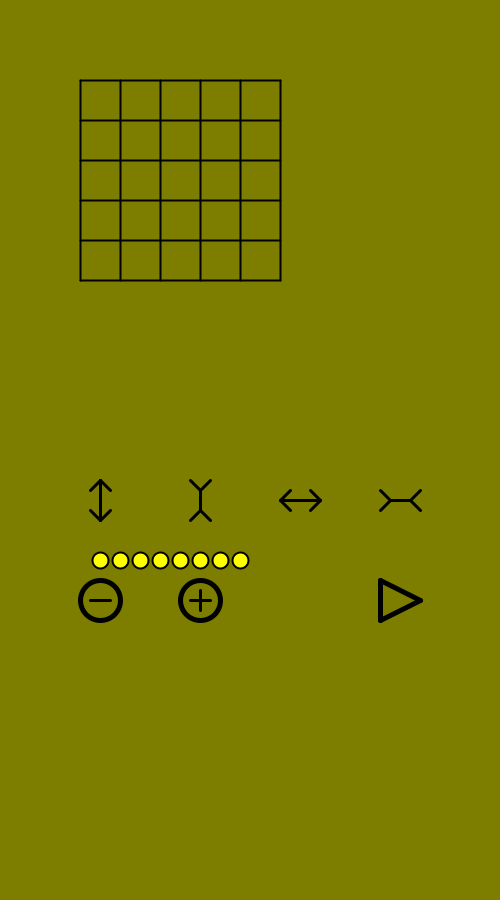
Frame 1 (no input)
Frame 60 (the mouse pressed at the canvas centre just before this capture): identical to frame 1, image omitted
Frame 120 (the mouse held since frame 60 and released just before this capture): identical to frame 1, image omitted

The Processing sketch that drew this single still picture (run headless with seeded random() and noise(); from frame 60 on, the mouse is pressed at the canvas centre):

// Processing sketch: processing_183713
// ── processing_183713.pde

// AUTO_TSUMEGO_YOSE 

int TATE = 6 ;
int YOKO = 6 ;

int PHASE = 1 ;

int X = 0 ; int Y = 0 ;
int RND = 0 ;

int [][] KYM = new int[30000][361] ;
int [] NKYM = new int[30000] ;
long T = 0 ;
int N = 0 ;
int Nmax = 0 ;
int [] D = new int [30000] ;
int [] B = new int [30000] ;
int [] R = new int [30000] ;
int Rmax = TATE * YOKO ;
int [] NBW = new int[30000] ;
int KCOL = 0 ;
int IDOU = 0 ;
int Kcancel = 0 ;
int I = 0 ; int II = 0 ; int III = 0 ; int IIII = 0 ;
int [][] Z = new int [30000][361] ; 
int Zmax = 0 ; int Zmin = 0 ;
int ZT = 0 ; int ZF = 0 ; int ZZ = 0 ;
int ZZZ = 0 ;
int WSTN = 0 ;
int BSTN = 0 ;
int EPTN = 0 ;
int EPTmax = 8 ;
int KOU = 0 ;
int GP = 0 ;
int DR = 0 ;
int GI = 0 ;
int Q = 0 ;
int [] PASSED = new int [30000] ;

float CLX = 0 ;
float CLY = 0 ;
float CLN = 0 ;

int [] TJNB = new int [30000] ; 
int TJNBmax = 0 ;
int [] TJNW = new int [30000] ; 
int TJNWmax = 0 ;
int [][] F = new int [30000][360] ;
int maxI = 0 ; int minI = 0 ;
int DAILY = 0 ;


void setup(){
  
  size (500,900) ;
  strokeWeight( 2 ) ;
   for ( II = 0 ; II < 361 ; II++ ) {
     Z[0][II] = 9 ;
     PASSED[II] = 0 ;
     }
  
} // setup()

void draw(){
  
  
 
  
  if ( PHASE == 6 ){
    
    ANS() ;
    
    if ( mousePressed == true ){
      RESET() ;
    }
    
  } //PHASE == 6 
  
  
  
  if ( PHASE == 5 ){
    
    if ( mousePressed == true ){
      PHASE = 6 ;
      N = 0 ; II = 1 ; IIII = 0 ;
      T = millis() ;
    }
    
  } // PHASE == 5
  
  
  
  if ( PHASE == 4 ){
    
    
      GOBANdraw() ;
      TEJUNfind() ;
      PHASE = 5 ;
      DAILYcount() ;
      
   
  
  } // PHASE == 4
  
 
  if ( PHASE == 3 ){
    
    for ( Q = 0 ; Q < 10000 ; Q++ ){
    
     
        
    if ( ( Nmax >= 29998 ) || ( D[N] > ( Rmax * 2 ) ) ){
      
      ZZZ = 0  ;
      RESET() ;
      //println( "TimeOut" ) ;
      
    }
    
        
    
    if ( R[N] < Rmax ){
      
      RtoXYI() ;
      
      if ( KYM[N][I] == 0 ){
        
         for ( II = 0 ; II < ( (YOKO+2)*(TATE+2) ) ; II++ ) {
           NKYM[II] = KYM[N][II] ;
           }

      NKYM[I] = NBW[N] ;

      if ( NBW[N] == 1 ) { 
        KCOL = 2 ;
      }
      if ( NBW[N] == 2 ) { 
        KCOL = 1 ;
      }

      IIII = 1 ;

      while ( IIII <= 4 ) {

        RtoXYI() ;
        
        if ( IIII == 1 ) { 
          III = I - (YOKO+2) ;
        }
        if ( IIII == 2 ) { 
          III = I - 1 ;
        }
        if ( IIII == 3 ) { 
          III = I + 1 ;
        }
        if ( IIII == 4 ) { 
          III = I + (YOKO+2) ;
        }          

        if ( ( NKYM[III] == KCOL ) ) {

          X = III ; 
          Y = 0 ;
          while ( X > ( (YOKO+2)-1) ) {
            X = X -  (YOKO+2) ;
            Y = Y + 1 ;
          }

          Kcancel = 0 ;
          KESUone() ;    
          KESUtwo() ;

          
        }

        IIII = IIII + 1 ;
      }/// IIII < 4 

      RtoXYI() ;
      
      if ( NBW[N] == 1 ) { 
        KCOL = 1 ;
      }
      if ( NBW[N] == 2 ) { 
        KCOL = 2 ;
      }


      III = I ;


      if ( ( NKYM[III] == KCOL ) ) {

        X = III ; 
        Y = 0 ;
        while ( X > ( (YOKO+2)-1) ) {
          X = X -  (YOKO+2) ;
          Y = Y + 1 ;
        }

        Kcancel = 0 ;
        KESUone() ; 
        KESUtwo() ;

    
      }


      RtoXYI() ;
     
      IDOU = 0 ; 

      if ( NKYM[I] == 0 ) {
        IDOU = 0 ;
      }
      else {
        IDOU = 1 ;
      }
   
      
      
        KOU = 1 ;       
        KOUcheck() ;

        if (  KOU == 1  ) {
          IDOU = 0 ;
        }
        
       RtoXYI() ; 
       if ( ( X < 3 ) || ( X > (YOKO-2) ) ){
         IDOU = 0 ;
       }
            
      
      if ( IDOU == 1 ){
        
       NextStep() ;
        
      }else{ Z[N][R[N]] = 6 ; R[N] = R[N] + 1 ; } // IDOU == 1 or not
    
        
     }else{ Z[N][R[N]] = 6 ; R[N] = R[N] + 1 ; } // KYM[N][I] == 0 or not
      
     
           
    } // R[N] < Rmax
    
    if ( R[N] == Rmax ){
    
    for ( II = 0 ; II < ( (YOKO+2)*(TATE+2) ) ; II++ ) {
           NKYM[II] = KYM[N][II] ;
           }
    
    if ( N > 0 ) {      
      
    if (  PASSED[B[N]] == 0  ){
      
      PASSED[N] = 1 ;
      NextStep() ;
     
     }else{ 
      SCOREcount() ;
      R[N] = R[N] + 1 ;
     }
    }else{
      
      PASSED[N] = 0 ;
      NextStep() ;
      
    } // N > 0 or not
    
    } // R[N] == Rmax
    
    if ( R[N] > Rmax ) {
      
      Zcheck() ;
      R[N] = R[N] + 1 ;
      
      
    }
    
    if ( PHASE != 3 ){ Q = 1000000 ; }
    
    } // Q
    
    CLOCKdraw() ;
    
    if ( ( mousePressed == true ) ){ RESET() ; }
    
  } // PHASE == 3
  
 
  if ( PHASE == 2 ){
    
    RESET() ;
    RNDGOBAN() ; 
    N = 0 ;
   
      for ( II = 0 ; II < ( (YOKO+2)*(TATE+2) ) ; II++ ) {
           KYM[N][II] = NKYM[II] ;
        }
   
   
    PHASE = 3 ;
   
    NBW[0] = 1 ;
    Rmax = TATE * YOKO ;
            
    
    
    EPTNcount() ;
    
    if ( EPTN > EPTmax ) { PHASE = 2 ; }
    
   

       
  } // PHASE == 2
   
  
  
  
  if ( PHASE == 1 ){
    
    GOBANset() ;
          
  } // PHASE == 1
  
  mousePressed = false ;
    
  
} // draw()


void GOBANset(){
  
  
    if ( GP == 0 ){ 
      
    for ( I = 0 ; I < ( 19 * 19 ) ; I++ ){
      
      NKYM[I] = 0 ;
      
    }
     
      
    X = 0 ; 
    Y = 0 ; 
    N = 0 ;
   

    for ( X = 0 ; X < (YOKO+2) ; X++) {
      I = ( (YOKO+2) * Y ) + X ;
      NKYM [I] = 3 ;
    }

    X = 0 ; 
    Y = 0 ;

    for ( Y = 0 ; Y < (TATE+2) ; Y++) {
      I = ( (YOKO+2) * Y ) + X ;
      NKYM [I] = 3 ;
    }

    X = (YOKO+2)-1 ; 
    Y = 0 ;

    for ( Y = 0 ; Y < (TATE+2) ; Y++) {
      I = ( (YOKO+2) * Y ) + X ;
      NKYM [I] = 3 ;
    }

    X = 0 ; 
    Y = (TATE+2) - 1 ;

    for ( X = 0 ; X < (YOKO+2) ; X++) {
      I = ( (YOKO+2) * Y ) + X ;
      NKYM [I] = 3 ;
    }

  
    
    GP = 1 ;
    DR = 1 ;
    
   
    
    } // GP == 0 
    
     
    if ( mousePressed == true ){
      
    GI = 0 ;    
      
    
       
       if ( ( ( ( mouseX - 400 ) * ( mouseX - 400 ) ) < 400 ) && ( ( ( mouseY - 600 ) * ( mouseY - 600 ) ) < 400 ) ){
        
          PHASE = 2 ; 
        
       }  
       
       if ( ( ( ( mouseX - 100 ) * ( mouseX - 100 ) ) < 400 ) && ( ( ( mouseY - 500 ) * ( mouseY - 500 ) ) < 400 ) ){
        
          TATE = TATE + 1 ; 
          GP = 0 ;        

       }   
       
       if ( ( ( ( mouseX - 200 ) * ( mouseX - 200 ) ) < 400 ) && ( ( ( mouseY - 500 ) * ( mouseY - 500 ) ) < 400 ) ){
        
          TATE = TATE - 1 ; 
          GP = 0 ;        

       }   
       
       if ( ( ( ( mouseX - 300 ) * ( mouseX - 300 ) ) < 400 ) && ( ( ( mouseY - 500 ) * ( mouseY - 500 ) ) < 400 ) ){
        
          YOKO = YOKO + 1 ; 
          GP = 0 ;        

       }   
       
       if ( ( ( ( mouseX - 400 ) * ( mouseX - 400 ) ) < 400 ) && ( ( ( mouseY - 500 ) * ( mouseY - 500 ) ) < 400 ) ){
        
          YOKO = YOKO - 1 ; 
          GP = 0 ;        

       }   
       
       if ( ( ( ( mouseX - 100 ) * ( mouseX - 100 ) ) < 400 ) && ( ( ( mouseY - 600 ) * ( mouseY - 600 ) ) < 400 ) ){
        
          EPTmax = EPTmax - 1 ; 
          GP = 0 ;        

       }   
       
       if ( ( ( ( mouseX - 200 ) * ( mouseX - 200 ) ) < 400 ) && ( ( ( mouseY - 600 ) * ( mouseY - 600 ) ) < 400 ) ){
        
          EPTmax = EPTmax + 1 ; 
          GP = 0 ;        

       }   
       
       if ( YOKO < 6 ){ YOKO = 6 ; }
       if ( YOKO > 15 ){ YOKO = 15 ; }
       if ( TATE < 3 ){ TATE = 3 ; }
       if ( TATE > 9 ){ TATE = 9 ; }
       if ( EPTmax < 3 ){ EPTmax = 3 ; }
       if ( EPTmax > 15 ){ EPTmax = 15 ;}
       DR = 1 ;
       Rmax = TATE * YOKO ;

    } // mousePressed


    if ( DR == 1 ){
      
      background (125,125,0) ;

    X = 0 ; 
    Y = 0 ;

    for ( X = 1 ; X <= (YOKO) ; X++ ) {
      stroke(0, 0, 0);
      line ( 40 + (40*X), 80, 40 + (40*X), ( 40 * (TATE) ) + 40  ) ;
    }
    for ( Y = 1 ; Y <= (TATE) ; Y++ ) {
      line ( 80, 40 + (40*Y), 40 + ( 40 * (YOKO) ), 40 + (40*Y) ) ;
    }

 

   
    noFill() ;
    stroke(0,0,0) ;
    strokeWeight( 5 ) ; 
    line ( 380 , 580 , 420 , 600 ) ;
    line ( 420 , 600 , 380 , 620 ) ;
    line ( 380 , 620 , 380 , 580 ) ;
    ellipse ( 100 , 600 , 40 , 40 ) ;
    ellipse ( 200 , 600 , 40 , 40 ) ; 
    strokeWeight( 3 ) ;
    line ( 90 , 600 , 110 , 600 ) ;
    line ( 190 , 600 , 210 , 600 ) ;
    line ( 200 , 590 , 200 , 610 ) ;
    line ( 100 , 480 , 100 , 520 ) ;
    line ( 100 , 480 , 90 , 490 ) ;
    line ( 100 , 480 , 110 , 490 ) ;
    line ( 100 , 520 , 90 , 510 ) ;
    line ( 100 , 520 , 110 , 510 ) ;
    line ( 200 , 490 , 200 , 510 ) ;
    line ( 200 , 490 , 190 , 480 ) ;
    line ( 200 , 490 , 210 , 480 ) ;
    line ( 200 , 510 , 190 , 520 ) ;
    line ( 200 , 510 , 210 , 520 ) ;
    line ( 280 , 500 , 320 , 500 ) ;
    line ( 280 , 500 , 290 , 490 ) ;
    line ( 280 , 500 , 290 , 510 ) ;
    line ( 320 , 500 , 310 , 490 ) ;
    line ( 320 , 500 , 310 , 510 ) ;
    line ( 390 , 500 , 410 , 500 ) ;
    line ( 390 , 500 , 380 , 490 ) ;
    line ( 390 , 500 , 380 , 510 ) ;
    line ( 410 , 500 , 420 , 490 ) ;
    line ( 410 , 500 , 420 , 510 ) ;
    strokeWeight( 2 ) ;
    fill (255,255,0) ;
    for ( X = 100 ; X < ( 100 + ( 20 * EPTmax ) ) ; X = X + 20 ){
      ellipse( X , 560 , 16, 16 ) ;
    }
   
  
    DR = 0 ;  

    } // DR == 1

  
} // GOBANset()


void KESUone() {

  I = ( ( YOKO + 2 ) * Y ) + X ;
  NKYM[I] = KCOL + 3 ;

  X = X + 1 ;
  if ( ( X >= 0 ) && ( X < (YOKO+2) ) && ( Y >= 0 ) && ( Y < (TATE+2) ) ) {
    I = ( (YOKO + 2 ) * Y ) + X ;
    if ( NKYM[I] == KCOL ) {
      KESUone() ;
    }
    if ( NKYM[I] == 0 ) {
      Kcancel = 1 ;
    }
  }

  X = X - 1 ;
  Y = Y + 1 ;
  if ( ( X >= 0 ) && ( X < (YOKO+2) ) && ( Y >= 0 ) && ( Y < (TATE+2) ) ) {
    I = ( (YOKO + 2 ) * Y ) + X ;
    if ( NKYM[I] == KCOL ) {
      KESUone() ;
    }
    if ( NKYM[I] == 0 ) {
      Kcancel = 1 ;
    }
  }

  X = X - 1 ;
  Y = Y - 1 ;
  if ( ( X > 0 ) && ( X < (YOKO+2) ) && ( Y > 0 ) && ( Y < (TATE+2 ) ) ) {
    I = ( (YOKO + 2 ) * Y ) + X ;
    if ( NKYM[I] == KCOL ) {
      KESUone() ;
    }
    if ( NKYM[I] == 0 ) {
      Kcancel = 1 ;
    }
  }

  X = X + 1 ;
  Y = Y - 1 ;
  if ( ( X > 0 ) && ( X < (YOKO+2) ) && ( Y > 0 ) && ( Y < (TATE+2) ) ) {
    I = ( (YOKO + 2 ) * Y ) + X ;
    if ( NKYM[I] == KCOL ) {
      KESUone() ;
    }
    if ( NKYM[I] == 0 ) {
      Kcancel = 1 ;
    }
  }

  Y = Y + 1 ;
} // KESUone()


void KESUtwo(){
  
    for ( II = 0 ; II < ((TATE+2)*(YOKO+2)) ; II ++ ) {
          if ( NKYM[II] == KCOL+3 ) {
            if ( Kcancel == 0 ) {
              NKYM[II] = 0 ;
            }
            if ( Kcancel == 1 ) {
              NKYM[II] = KCOL ;
            }
          }
        }
        
} // KESUtwo()


void KOUcheck(){
  
   if (  D[N] > 0  ) {
     
       III = N ;
       while ( III > 0 ){
        
        KOU = 1 ; 
        for ( II = 0 ; II < ((TATE+2)*(YOKO+2) - 1 ) ; II ++ ) {

          if ( KYM[B[III]][II] != NKYM[II] ) {
            KOU = 0 ;
          }
        }
        
        if ( KOU == 1 ){ III = 0 ; }
        
        III = B[III] ;
        
       }
        
      }else {
        KOU = 0 ;
      }
     
} // KOUcheck()

void WSTNcount(){
  
  WSTN = 0 ;
    for ( I = 0 ; I < ( (TATE+2)*(YOKO+2) ) ; I++) {
      if ( KYM[N][I] == 2 ) {
        WSTN = WSTN + 1 ;
      }
    }
    
} // WSTNcount()


void BSTNcount(){
  
  BSTN = 0 ;
    for ( I = 0 ; I < ( (TATE+2)*(YOKO+2) ) ; I++) {
      if ( KYM[N][I] == 1 ) {
        BSTN = BSTN + 1 ;
      }
    }
    
} // BSTNcount()



void EPTNcount(){
  
  EPTN = 0 ;
    for ( I = 0 ; I < ( (TATE+2)*(YOKO+2) ) ; I++) {
      if ( KYM[N][I] == 0 ) {
        EPTN = EPTN + 1 ;
      }
    }
    
} // EPTNcount()


void Zcheck(){
  
  
  
  ZZ = 0 ; ZT = 0 ; ZF = 0 ;
  Zmax = 100 ; Zmin = 500 ;
  
  for ( III = 0 ; III <= Rmax ; III ++ ){
    
    if ( ( Z[N][III] > 100 ) && ( Z[N][III] < 500 ) ) {
            
            if ( Zmax < Z[N][III] ){ Zmax = Z[N][III] ; }
            if ( Zmin > Z[N][III] ){ Zmin = Z[N][III] ; }
      
          }
    if ( Z[N][III] == 9 ) {
            ZZ = 9 ;
          }
                    
    } // 0 < R < Rmax
  
  if ( ( NBW[N] == 1 ) && ( D[N] > 0 ) && ( ZZ != 9 ) ){
    
   Z[B[N]][R[B[N]]] = Zmax ;
   N = B[N] ;
   Zcheck() ;
  
  }
  
  if ( ( NBW[N] == 2 ) && ( D[N] > 0 ) && ( ZZ != 9 ) ){
    
   Z[B[N]][R[B[N]]] = Zmin ;
   N = B[N] ;
   Zcheck() ;
  
  }
 

 
 
  if (  ( N == 0 ) && ( ZZ != 9 ) ){
   
    
   ZZZ = 1 ;
   PHASE = 4 ;
  
  } 
  
 
  
} // Zcheck()



void NextStep(){
 
        B[Nmax+1] = N ;
        F[N][R[N]] = Nmax + 1 ;
        N = Nmax + 1 ;
        D[N] = D[B[N]] + 1 ;
        Nmax = Nmax + 1 ;
        PASSED[N] = 0 ;
        R[N] = 0 ;
  
        for ( II = 0 ; II < 360 ; II++ ) {
            Z[N][II] = 9 ;
        }
                
        for ( II = 0 ; II < ( (YOKO+2)*(TATE+2) ) ; II++ ) {
           KYM[N][II] = NKYM[II] ;
        }
        
               
        if ( NBW[B[N]] == 1 ){ NBW[N] = 2 ; }
        if ( NBW[B[N]] == 2 ){ NBW[N] = 1 ; } 
       
 
                 
} // NextStep() ;


void RESET(){
  
    for ( I = 0 ; I < 30000 ; I++ ){
    for ( II = 0 ; II < 360 ; II++ ) {
     Z[I][II] = 9 ;
     PASSED[II] = 0 ;
     TJNB[II] = 0 ;
     TJNW[II] = 0 ;
     
     }
     }
     
     R[0] = 0 ;
     Nmax = 0 ;
     NBW[0] = 1 ;
     
    PHASE = 2 ;
    N = 0 ;
    ZZZ = 0 ;
    //CLN = 0 ;
           
} // RESET()
  
  
void ANS(){
    

    stroke(125,125,0) ;
    fill(125,125,0) ;
    rect(0,380,500,530) ;
    stroke(0,0,0) ;
    
    
    X = 0 ; 
    Y = 0 ;

    for ( X = 1 ; X <= (YOKO) ; X++ ) {
      stroke(0, 0, 0);
      line ( 40 + (40*X), 400 + 80, 40 + (40*X), 400 + ( 40 * (TATE) ) + 40  ) ;
    }
    for ( Y = 1 ; Y <= (TATE) ; Y++ ) {
      line ( 80, 400 + 40 + (40*Y), 40 + ( 40 * (YOKO) ), 400 + 40 + (40*Y) ) ;
    }


    for ( I = 0 ; I < ( (TATE+2)*(YOKO+2) ) ; I ++ ) {

      X = I ; 
      Y = 0 ;
      while ( X > ( (YOKO+2)-1) ) {
        X = X -  (YOKO+2) ;
        Y = Y + 1 ;
      }

      if ( KYM[N][I] == 1 ) {
        fill(0, 0, 0) ;
        stroke(0, 0, 0) ;
        ellipse( 40 + (40*X),  400 + 40 + (40*Y), 37, 37 ) ;
      }


      if ( KYM[N][I] == 2 ) {
        fill(255, 255, 255) ;
        stroke(0,0,0) ;
        ellipse( 40 + (40*X),  400 + 40 + (40*Y), 37, 37 ) ;
      }
    }  

   if ( ( millis() - T ) > 750 ){
     
     T = millis() ; 
     
     if ( IIII == 0 ){
     if ( II < TJNBmax ){
       
       N = TJNB[II] ;
       II = II + 1 ;
       
     }else{
       
       N = 0 ; II = 1 ; IIII = 1 ;
       
     }
     }
     
     
     if ( IIII == 1 ){
     if ( II < TJNWmax ){
       
       N = TJNW[II] ;
       II = II + 1 ;
       
     }else{
       
       N = 0 ; II = 1 ; IIII = 0 ;
       
     }
     }
     
     
   }
   
   for ( I = 0 ; I < DAILY ; I ++ ) {
    stroke(0,0,0);
    fill(125,125,125);
    ellipse( 80 + (40*I) , 410 , 37 , 37 ) ;
   }

  } // ANS()
  
  
  
  void RNDGOBAN(){
  
   
    N = 0 ;
    X = 1 ; 
    Y = 1 ;

    while ( Y < (TATE+1) ) {
      
    
      I = ( (YOKO + 2 ) * Y ) + X ;
      NKYM[I] = 0 ;
      RND = int(random(100)) ;
      
      if ( ( RND > 0 ) && ( RND < 20 ) ) {
        NKYM[I] = 1 ;
      }
      if ( ( RND > 20 ) && ( RND < 40 ) ) {
        NKYM[I] = 2 ;
      }

      X = X + 1 ;
      if ( X > (YOKO) ) {
        X = 1 ;
        Y = Y + 1 ;
      }
    }
    
    for ( Y = 1 ; Y < (TATE+1) ; Y++ ){
      
      X = 1 ;
      I = ( (YOKO + 2 ) * Y ) + X ;
      NKYM[I] = 1 ;
     
    } 
    
    for ( Y = 1 ; Y < (TATE+1) ; Y++ ){
      
      X = 2 ;
      I = ( (YOKO + 2 ) * Y ) + X ;
      NKYM[I] = 1 ;
     
    } 
    
    for ( Y = 1 ; Y < (TATE+1) ; Y++ ){
      
      X = YOKO ;
      I = ( (YOKO + 2 ) * Y ) + X ;
      NKYM[I] = 2 ;
     
    } 
    
    for ( Y = 1 ; Y < (TATE+1) ; Y++ ){
      
      X = YOKO - 1 ;
      I = ( (YOKO + 2 ) * Y ) + X ;
      NKYM[I] = 2 ;
     
    }  
    
    X = 1 ; Y = 1 ; I = ( (YOKO + 2 ) * Y ) + X ;
    NKYM[I] = 0 ;
    X = 1 ; Y = TATE ; I = ( (YOKO + 2 ) * Y ) + X ;
    NKYM[I] = 0 ;
    X = YOKO ; Y = 1 ; I = ( (YOKO + 2 ) * Y ) + X ;
    NKYM[I] = 0 ;
    X = YOKO ; Y = TATE ; I = ( (YOKO + 2 ) * Y ) + X ;
    NKYM[I] = 0 ;



    X = 1 ; 
    Y = 1 ;  

    while ( Y < (TATE+2-1) ) { 

      Kcancel = 0 ; 
      KCOL = 0 ;
      I = ( (YOKO+2) * Y ) + X ;
      if ( ( NKYM[I] == 1 ) || ( NKYM[I] == 2 ) ) {
        KCOL = NKYM[I] ;
        KESUone() ;
        KESUtwo() ;
      
      }

      X = X + 1 ;
      if (X > ( YOKO+2-2) ) {
        X = 1 ;
        Y = Y + 1 ;
      }
    } 

  CLOCKdraw() ;
  

} // RNDGOBAN()



void GOBANdraw(){
  
  
     background (125,125,0) ;
     

    X = 0 ; 
    Y = 0 ;

    for ( X = 1 ; X <= (YOKO) ; X++ ) {
      stroke(0, 0, 0);
      line ( 40 + (40*X), 80, 40 + (40*X), ( 40 * (TATE) ) + 40  ) ;
    }
    for ( Y = 1 ; Y <= (TATE) ; Y++ ) {
      line ( 80, 40 + (40*Y), 40 + ( 40 * (YOKO) ), 40 + (40*Y) ) ;
    }


    for ( I = 0 ; I < ( (TATE+2)*(YOKO+2) ) ; I ++ ) {

      X = I ; 
      Y = 0 ;
      while ( X > ( (YOKO+2)-1) ) {
        X = X -  (YOKO+2) ;
        Y = Y + 1 ;
      }

      if ( KYM[0][I] == 1 ) {
        fill(0, 0, 0) ;
        stroke(0, 0, 0) ;
        ellipse( 40 + (40*X),  40 + (40*Y), 37, 37 ) ;
      }


      if ( KYM[0][I] == 2 ) {
        fill(255, 255, 255) ;
        stroke(0,0,0) ;
        ellipse( 40 + (40*X),  40 + (40*Y), 37, 37 ) ;
      }
    }  

  
} // GOBANdraw()



void RtoXYI(){
  
    X = R[N] + 1 ; 
    Y = 1 ;
    while ( X > YOKO ) {
      Y = Y + 1 ;
      X = X - YOKO ;
      }
    I = ( (YOKO + 2 ) * Y ) + X ;

} // RtoXYI()

 
 
void CLOCKdraw(){
  
   background (125,125,0) ;
   strokeWeight( 5 ) ;
   stroke (0,0,0) ;
   noFill() ;

  CLX = 90 * sin( (-1) * CLN * 2 * PI / 12 ) ;
  CLY = 90 * cos( (-1) * CLN * 2 * PI / 12 ) ;
  
  line ( 250 + (CLX/3) , 200 + (CLY/3) , 250 -  CLX  , 200 -  CLY  ) ;
  
  CLX = 60 * sin( (-1) * CLN * 2 * PI / 144 ) ;
  CLY = 60 * cos( (-1) * CLN * 2 * PI / 144 ) ;
  
  line ( 250 + (CLX/5) , 200 + (CLY/5) , 250 - CLX , 200 - CLY ) ;
  
  CLN = CLN + 0.1 ;
  
  if ( CLN > 144 ){
    CLN = 0 ; 
  }
  
  ellipse ( 250 , 200 , 200 , 200 ) ;
  strokeWeight( 2 ) ; 
  
} // CLOCKdraw
   
   

void SCOREcount(){
  
  WSTNcount() ; 
  BSTNcount() ;
  
      
    Z[N][R[N]] = 300 + ( BSTN - WSTN ) ;
    
  
} // SCOREcount



void TEJUNfind() {
  
  I = 0 ; N = 0 ; 
  
  while ( I <= 361 ){
    
   Zmax = 100 ; Zmin = 500 ; 
  
   for ( III = 0 ; III <= Rmax ; III ++ ){
    
    if ( ( Z[N][III] > 100 ) && ( Z[N][III] < 500 ) ) {
            
            if ( Zmax < Z[N][III] ){ Zmax = Z[N][III] ; maxI = III ; }
            if ( Zmin > Z[N][III] ){ Zmin = Z[N][III] ; minI = III ; }
      
          }
                      
    } // 0 < R < Rmax
    
    TJNB[I] = N ;
    if ( NBW[N] == 1 ){ 
      N = F[N][maxI] ;
      if ( maxI >= Rmax ){ TJNBmax = I + 1 ; I = 361 ; }
    }else{
      N = F[N][minI] ;
      if ( minI >= Rmax ){ TJNBmax = I + 1 ; I = 361 ; }
    }
    I = I + 1 ;
    
   
  } // I <= D[Nmax] black
 
  
  I = 0 ; N = 0 ; 
  TJNW[I] = N ;
  N = F[N][Rmax] ;
  I = I + 1 ;
  
  
  while ( I <= 361 ){
    
   Zmax = 100 ; Zmin = 500 ; 
  
   for ( III = 0 ; III <= Rmax ; III ++ ){
    
    if ( ( Z[N][III] > 100 ) && ( Z[N][III] < 500 ) ) {
            
            if ( Zmax < Z[N][III] ){ Zmax = Z[N][III] ; maxI = III ; }
            if ( Zmin > Z[N][III] ){ Zmin = Z[N][III] ; minI = III ; }
      
          }
                      
    } // 0 < R < Rmax
    
    TJNW[I] = N ;
    if ( NBW[N] == 1 ){ 
      N = F[N][maxI] ;
      if ( maxI >= Rmax ){ TJNWmax = I + 1 ; I = 361 ; }
    }else{
      N = F[N][minI] ;
      if ( minI >= Rmax ){ TJNWmax = I + 1 ; I = 361 ; }
    }
    I = I + 1 ;
    
   
  } // I <= D[Nmax] white
  
  
} // TEJUNfind 



void DAILYcount(){
  
   Zmax = 100 ; Zmin = 500 ; 
  
   for ( III = 0 ; III <= Rmax ; III ++ ){
    
    if ( ( Z[0][III] > 100 ) && ( Z[0][III] < 500 ) ) {
            
            if ( Zmax < Z[0][III] ){ Zmax = Z[0][III] ; }
            if ( Zmin > Z[0][III] ){ Zmin = Z[0][III] ; }
      
          }
          
   }
  
  DAILY = Zmax - Z[0][Rmax] ;
  
} // DAILYcount()
